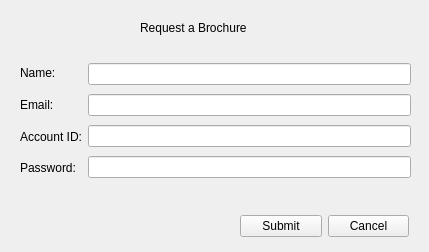
<?xml version="1.0" encoding="UTF-8"?>
<ui version="4.0">
 <class>SignUp</class>
 <widget class="QWidget" name="SignUp">
  <property name="geometry">
   <rect>
    <x>0</x>
    <y>0</y>
    <width>429</width>
    <height>252</height>
   </rect>
  </property>
  <property name="windowTitle">
   <string>Form</string>
  </property>
  <widget class="QWidget" name="layoutWidget_5">
   <property name="geometry">
    <rect>
     <x>20</x>
     <y>60</y>
     <width>391</width>
     <height>121</height>
    </rect>
   </property>
   <layout class="QHBoxLayout" name="horizontalLayout">
    <item>
     <layout class="QVBoxLayout" name="verticalLayout_2">
      <item>
       <widget class="QLabel" name="label">
        <property name="text">
         <string>Name: </string>
        </property>
       </widget>
      </item>
      <item>
       <widget class="QLabel" name="label_2">
        <property name="text">
         <string>Email:</string>
        </property>
       </widget>
      </item>
      <item>
       <widget class="QLabel" name="label_3">
        <property name="text">
         <string>Account ID:</string>
        </property>
       </widget>
      </item>
      <item>
       <widget class="QLabel" name="label_4">
        <property name="text">
         <string>Password:</string>
        </property>
       </widget>
      </item>
     </layout>
    </item>
    <item>
     <layout class="QVBoxLayout" name="verticalLayout">
      <item>
       <widget class="QLineEdit" name="NameEdit"/>
      </item>
      <item>
       <widget class="QLineEdit" name="EmailEdit"/>
      </item>
      <item>
       <widget class="QLineEdit" name="AccountIdEdit"/>
      </item>
      <item>
       <widget class="QLineEdit" name="PasswordEdit"/>
      </item>
     </layout>
    </item>
   </layout>
  </widget>
  <widget class="QLabel" name="label_5">
   <property name="geometry">
    <rect>
     <x>140</x>
     <y>20</y>
     <width>131</width>
     <height>16</height>
    </rect>
   </property>
   <property name="text">
    <string>Request a Brochure</string>
   </property>
  </widget>
  <widget class="QWidget" name="">
   <property name="geometry">
    <rect>
     <x>240</x>
     <y>210</y>
     <width>169</width>
     <height>32</height>
    </rect>
   </property>
   <layout class="QHBoxLayout" name="horizontalLayout_2">
    <item>
     <widget class="QPushButton" name="submitButton">
      <property name="text">
       <string>Submit</string>
      </property>
     </widget>
    </item>
    <item>
     <widget class="QPushButton" name="cancelButton">
      <property name="text">
       <string>Cancel</string>
      </property>
     </widget>
    </item>
   </layout>
  </widget>
 </widget>
 <resources/>
 <connections/>
</ui>
